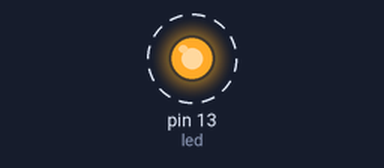
A sketch run on a simulated Arduino Uno, built with avr-gcc and run on an emulated ATmega328P. Shown: output pins drawn as LEDs (lit = HIGH). Dashed ring = blinking. What the sketch prints to the serial monitor is not drawn.

Above: at 0.2 s.
Timing chart, 0 to 3.5 s (numbered marks = the images above):
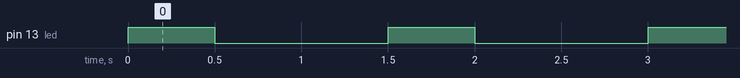

The sketch:

prueba_pines_arduino_original.ino
```cpp
int led = 13;


void setup(){
  Serial.begin(9600);
pinMode(led, OUTPUT); // Pin 12 como Salida.
}

//Ahora le decimos que hacer con esa salida.

void loop(){
  Serial.println(led);
digitalWrite(led, HIGH); // Pone la salida a ON
delay(500);  // Espera un segundo
digitalWrite(led, LOW);  // Pone la salida a OFF
delay(1000);            // Espera un segundo


}

//Fin del programa
```

Measured:
- by itself, pin 13 (led): alternates HIGH for 0.50 s and LOW for 1.0 s
